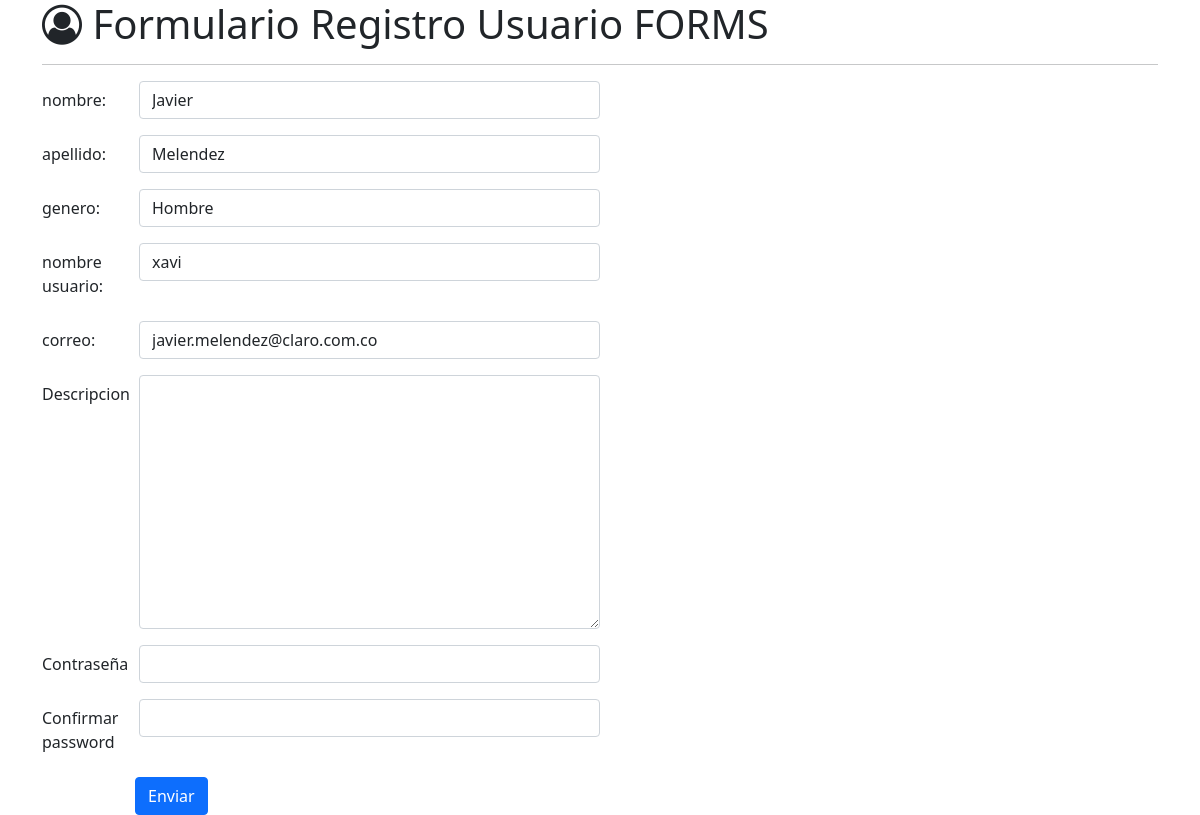
The page /core/edit/forms/3 on the database its author committed.
### core/models.py (models this page shows)
class Usuario(models.Model):
    SEXO1 = 'SH'
    SEXO2 = 'SM'
    SEXO3 = 'NB'
    SEXO4 = 'NA'
    TIPO_GENERO = (
        (SEXO1, 'Hombre'),
        (SEXO2, 'Mujer'),
        (SEXO3, 'No binario'),
        (SEXO4, 'Indefinido'),
        )
    nombre = models.CharField(max_length=45)
    apellido = models.CharField(max_length=45)
    Genero = models.CharField(max_length=2, choices=TIPO_GENERO, default=SEXO4)
    username = models.CharField(max_length=20)
    email = models.EmailField(max_length=200, unique=True)
    password = models.CharField(max_length=72)
    description = models.TextField(default='')
    bithday = models.DateField(null=True)
    created_at = models.DateTimeField(auto_now_add=True)
    updated_at = models.DateTimeField(auto_now=True)
    objects = UsuarioManager()

### core/views_forms.py (the view, shortened to what this page needs)
# urls.py: path('edit/forms/<int:id>', views_forms.edit_form, name='edit_form'),
def edit_form(request, id):
    if request.method == "GET":
        usuario = Usuario.objects.get(id=id)
        form = UsuarioForm(instance=usuario)
        return render(request, 'core/addUserForm.html', { 'formModel': form })

### core/views_forms.py (shortened to what this page needs)
class UsuarioForm(forms.ModelForm):
    Confirmar_Password = forms.CharField(label="Confirmar password", widget=forms.PasswordInput(attrs={'class': 'form-control'}))
    class Meta:
        model = Usuario
        fields = ['nombre','apellido','Genero','username','email','description','password']
        labels = {
            'nombre': 'nombre:  ',
            'apellido': 'apellido:  ',
            'Genero': 'genero: ',
            'username': 'nombre usuario:  ',
            'email': 'correo:  ',
            'password': 'Contraseña  ',
            'description': 'Descripcion  ',
        }
        widgets = {
            'nombre': forms.TextInput(attrs={'class': 'form-control'}),
            'apellido': forms.TextInput(attrs={'class': 'form-control'}),
            'Genero': forms.Select(attrs={'class': 'form-control'}),
            'username': forms.TextInput(attrs={'class': 'form-control'}),
            'email': forms.TextInput(attrs={'class': 'form-control'}),
            'password': forms.PasswordInput(attrs={'class': 'form-control'}),
            'description': forms.Textarea(attrs={'class': 'form-control'}),
        }

### core/templates/core/addUserForm.html (shortened to what this page needs)
{% extends "app/foundation.html" %}
{% block contenido %}
<div class="container mt-6">
    <h1><i class="fa fa-user-circle-o" aria-hidden="true"></i> Formulario Registro Usuario FORMS </h1>
    <hr>
    <div class="col-6">
        <form action="" method="post" >
            {% for field in formModel %}
            <div class="mb-3 row">
                <label for="{{ field.id_for_label }}" class="col-sm-2 col-form-label">{{ field.label }}</label>
                <div class="col-sm-10">
                    {{ field }}
                </div>
            </div>
            {% endfor %}
            <button class="btn btn-primary offset-2" type="submit"> Enviar </button>
        </form>
    </div>
</div>
{% endblock %}

### rows shown on the page
Usuario: formModel "Javier" "Melendez" "Hombre" "xavi" "javier.melendez@claro.com.co"

### other values the page prints
{{ field.label }} "nombre:" "apellido:" "genero:" "nombre usuario:" "correo:" "Descripcion" "Contraseña" "Confirmar password"
